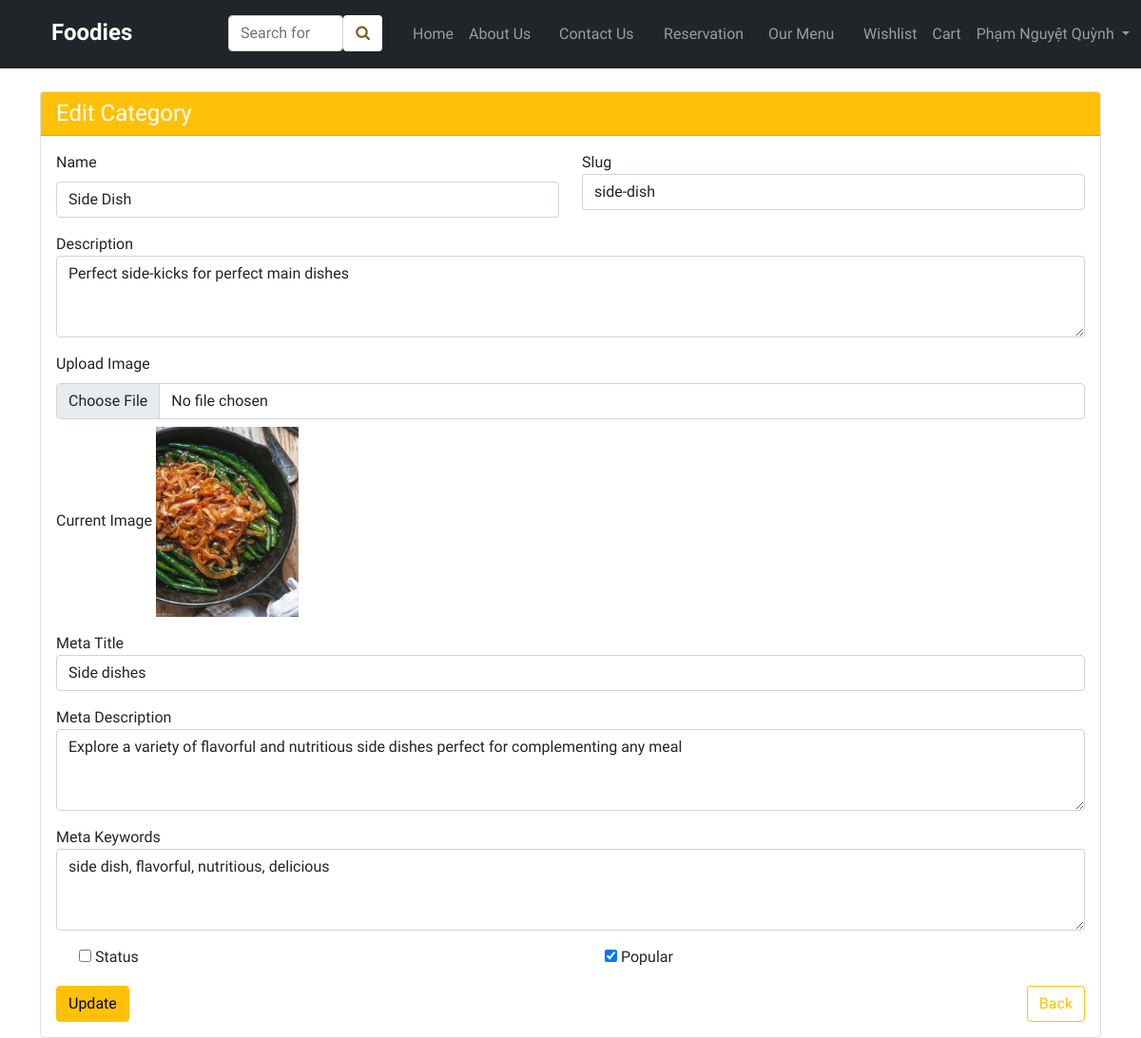
The app's page /admin/editCategory.php?id=12 (signed in) with its own data.
### tables this page shows
CREATE TABLE IF NOT EXISTS `categories` (
  `id` int NOT NULL AUTO_INCREMENT,
  `name` varchar(191) NOT NULL,
  `slug` varchar(191) NOT NULL,
  `description` mediumtext NOT NULL,
  `status` tinyint NOT NULL DEFAULT '0',
  `popular` tinyint NOT NULL DEFAULT '0',
  `image` varchar(191) NOT NULL,
  `meta_title` varchar(191) NOT NULL,
  `meta_description` mediumtext NOT NULL,
  `meta_keywords` mediumtext NOT NULL,
  `created_at` timestamp NOT NULL DEFAULT CURRENT_TIMESTAMP,
  PRIMARY KEY (`id`)
);

### functions/myFunctions.php (called while the page is built, shortened)
<?php
include('../config/dbconn.php');
function getByID($table, $id)
{
    global $conn;
    $query = "SELECT * FROM $table WHERE id=?";
    $stmt = $conn->prepare($query);
    $stmt->bind_param('i', $id);
    $stmt->execute();
    $result = $stmt->get_result();
    return $result;
}

### admin/editCategory.php (the view, shortened to what this page needs)
<?php
include('./includes/header.php');
?>
<div class="container mt-4">
    <div class="row">
        <div class="col-md-12">
            <?php
            if (isset($_GET['id'])) {
                $id = $_GET['id'];
                $category = getByID("categories", "$id");
                if (mysqli_num_rows($category) > 0) {
                    $data = mysqli_fetch_array($category);
                    ?>
                    <div class="card">
                        <div class="card-header bg-warning">
                            <h4 class="font-weight-bold text-white mb-0">Edit Category</h4>
                        </div>
                        <div class="card-body">
                            <form action="code.php" method="POST" enctype="multipart/form-data">
                                <div class="row">
                                    <div class="col-md-6 mb-3">
                                        <label for="name" class="form-label">Name</label>
                                        <input type="text" name="name" value="<?= $data['name'] ?>" placeholder="Enter Category Name" class="form-control">
                                    </div>
                                    <div class="col-md-6 mb-3">
                                        <label for="slug">Slug</label>
                                        <input type="text" name="slug" value="<?= $data['slug'] ?>" placeholder="Enter Slug" class="form-control">
                                    </div>
                                    <div class="col-md-12 mb-3">
                                        <label for="description">Description</label>
                                        <textarea rows="3" name="description" placeholder="Enter Description" class="form-control"><?= $data['description'] ?></textarea>
                                    </div>
                                    <div class="col-md-12 mb-3">
                                        <label for="image" class="form-label">Upload Image</label>
                                        <input type="file" name="image" class="form-control">
                                        <div class="mt-2">
                                            <label for="old_image" class="form-label">Current Image</label>
                                            <img src="../uploads/<?= $data['image'] ?>" height="200px" width="150px" alt="">
                                        </div>
                                    </div>
                                    <div class="col-md-12 mb-3">
                                        <label for="meta_title">Meta Title</label>
                                        <input type="text" name="meta_title" value="<?= $data['meta_title'] ?>" placeholder="Enter Meta Title" class="form-control">
                                    </div>
                                    <div class="col-md-12 mb-3">
                                        <label for="meta_description">Meta Description</label>
                                        <textarea rows="3" name="meta_description" placeholder="Enter Meta Description" class="form-control"><?= $data['meta_description'] ?></textarea>
                                    </div>
                                    <div class="col-md-12 mb-3">
                                        <label for="meta_keywords">Meta Keywords</label>
                                        <textarea rows="3" name="meta_keywords" placeholder="Enter Meta Keywords" class="form-control"><?= $data['meta_keywords'] ?></textarea>
                                    </div>
                                    <div class="col-md-6 mb-3">
                                        <div class="form-check">
                                            <input type="checkbox" <?= $data['status'] ? "checked" : "" ?> name="status" id="statusCheckbox">
                                            <label class="form-check-label" for="statusCheckbox">Status</label>
                                        </div>
                                    </div>
                                    <div class="col-md-6 mb-3">
                                        <div class="form-check">
                                            <input type="checkbox" <?= $data['popular'] ? "checked" : "" ?> name="popular" id="popularCheckbox">
                                            <label class="form-check-label" for="popularCheckbox">Popular</label>
                                        </div>
                                    </div>
                                    <div class="col-md-12">
                                        <button type="submit" class="btn btn-warning" name="update_category_btn">Update</button>
                                        <a href="category.php" class="btn btn-outline-warning float-end">Back</a>
                                    </div>
                                </div>
                            </form>
                        </div>
                    </div>
                    <?php
                } else {
                    echo "Category not found";
                }
            } else {
                echo "ID missing from URL";
            } ?>
        </div>
    </div>
</div>
<?php
include('./includes/footer.php');
?>

### assets/css/custom.css (style rules this page uses)
* { font-family: "Sora", sans-serif; }
a { text-decoration: none; }

### records on screen
categories: name "Side Dish", slug "side-dish", description "Perfect side-kicks for perfect main dishes", image (picture), meta_title "Side dishes", meta_description "Explore a variety of flavorful and nutritious side dishes perfect for complementing any meal", meta_keywords "side dish, flavorful, nutritious, delicious", popular "☑"

### other values on screen
$_SESSION['auth_user']['name'] "Phạm Nguyệt Quỳnh"
